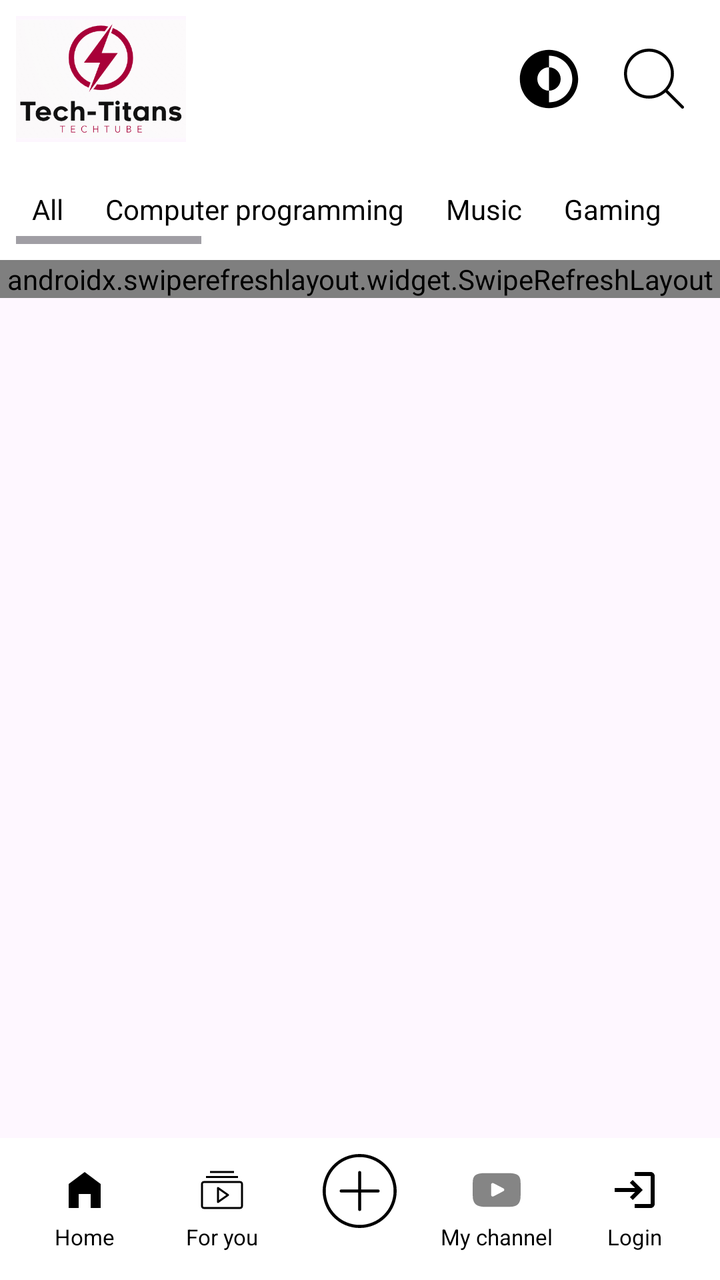
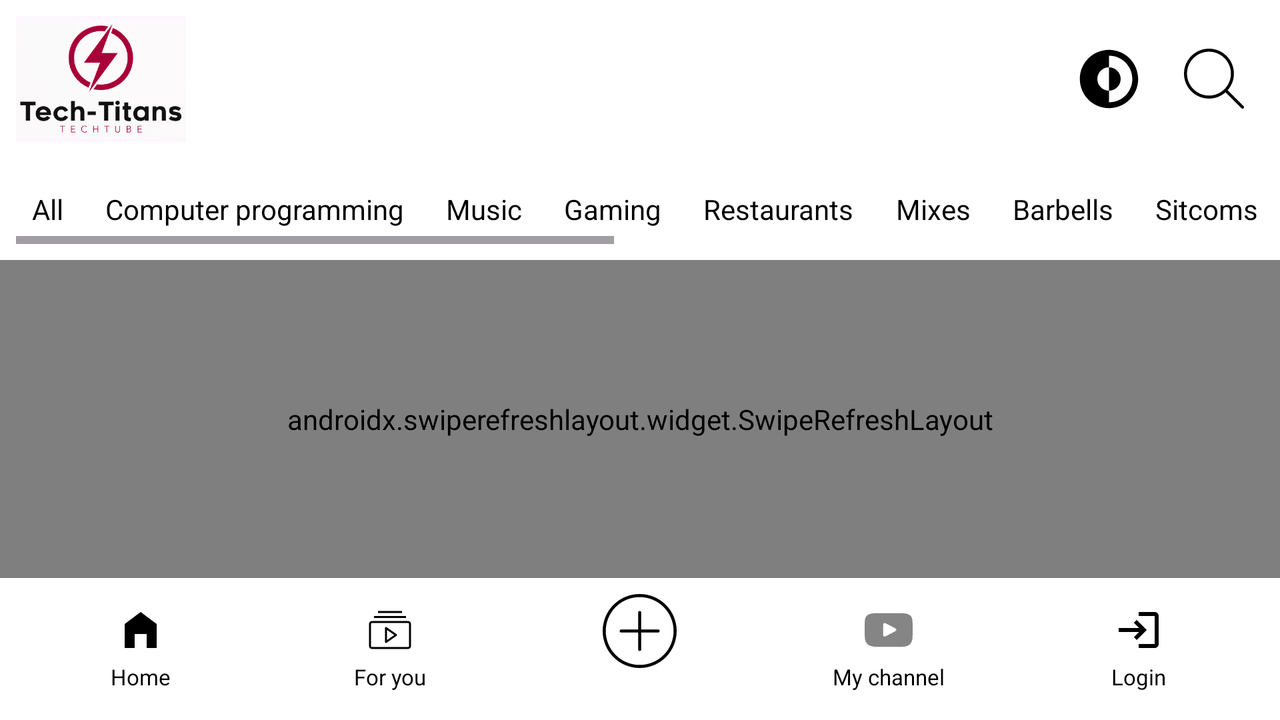

First picture: res/layout/ on a phone held upright. Second picture: the repository's own variant of that layout, on a device whose configuration matches the variant's folder. Source for both follows.
<!-- AndroidManifest.xml: application theme Theme.TechTitansApp -->
<!-- res/layout/activity_main.xml -->
<?xml version="1.0" encoding="utf-8"?>
<RelativeLayout xmlns:android="http://schemas.android.com/apk/res/android"
    xmlns:tools="http://schemas.android.com/tools"
    android:layout_width="match_parent"
    android:layout_height="match_parent"
    tools:context=".ui.mainActivity.MainActivity">

    <include
        android:id="@+id/header"
        layout="@layout/main_header"
        android:layout_width="match_parent"
        android:layout_height="wrap_content" />

    <include
        android:id="@+id/filters"
        layout="@layout/main_filters"
        android:layout_width="match_parent"
        android:layout_height="wrap_content"
        android:layout_below="@id/header" />

    <include
        android:id="@+id/video_scrolling"
        layout="@layout/main_video_scrolling"
        android:layout_width="match_parent"
        android:layout_height="wrap_content"
        android:layout_below="@id/filters" />

    <include
        android:id="@+id/menu_bar"
        layout="@layout/main_menu_bar"
        android:layout_width="match_parent"
        android:layout_height="wrap_content"
        android:layout_alignParentBottom="true" />
</RelativeLayout>
<!-- res/layout/main_header.xml (included above) -->
<RelativeLayout xmlns:android="http://schemas.android.com/apk/res/android"
    android:layout_width="match_parent"
    android:layout_height="wrap_content"
    android:background="@color/background"
    android:padding="8dp">

    
    <ImageView
        android:id="@+id/logo"
        android:layout_width="85dp"
        android:layout_height="63dp"
        android:layout_alignParentStart="true"
        android:layout_centerVertical="true"
        android:scaleType="centerCrop"
        android:src="@drawable/logo" />

    
    <ImageView
        android:id="@+id/dark_mode"
        android:layout_width="35dp"
        android:layout_height="35dp"
        android:layout_toStartOf="@id/search"
        android:layout_marginEnd="20dp"
        android:layout_centerVertical="true"
        android:src="@drawable/main_dark_mode_icon" />

    
    <ImageView
        android:id="@+id/search"
        android:layout_width="30dp"
        android:layout_height="30dp"
        android:layout_alignParentEnd="true"
        android:layout_marginEnd="10dp"
        android:layout_centerVertical="true"
        android:src="@drawable/search_icon" />

    
    <RelativeLayout
        android:id="@+id/search_layout"
        android:layout_width="match_parent"
        android:layout_height="wrap_content"
        android:layout_centerVertical="true"
        android:visibility="gone">

        
        <ImageView
            android:id="@+id/back_button"
            android:layout_width="50dp"
            android:layout_height="50dp"
            android:layout_alignParentStart="true"
            android:layout_centerVertical="true"
            android:src="@drawable/main_back_icon"
            android:layout_marginEnd="8dp"
            android:layout_marginStart="0dp"
            android:padding="8dp" />

        
        <EditText
            android:id="@+id/search_input"
            android:layout_width="0dp"
            android:layout_height="wrap_content"
            android:imeOptions="actionSearch"
            android:layout_toEndOf="@id/back_button"
            android:layout_centerVertical="true"
            android:layout_marginEnd="16dp"
            android:inputType="text"
            android:hint="@string/search_techtube"
            android:textColorHint="@color/text_primary"
            android:textColor="@color/text_primary"
            android:padding="8dp"
            android:background="@drawable/search_input_background"
            android:layout_alignParentEnd="true" />
    </RelativeLayout>

</RelativeLayout>
<!-- res/layout/main_filters.xml (included above) -->
<?xml version="1.0" encoding="utf-8"?>
<HorizontalScrollView xmlns:android="http://schemas.android.com/apk/res/android"
    android:layout_width="match_parent"
    android:layout_height="wrap_content"
    android:background="#FFFFFF"
    android:padding="8dp">

    <LinearLayout
        android:layout_width="wrap_content"
        android:layout_height="wrap_content"
        android:orientation="horizontal">

        <TextView
            android:id="@+id/all_filter"
            android:layout_width="wrap_content"
            android:layout_height="wrap_content"
            android:background="@drawable/main_filter_button_background_selector"
            android:padding="8dp"
            android:layout_marginEnd="5dp"
            android:text="All"
            android:textColor="#000000" />

        <TextView
            android:id="@+id/computer_programming_filter"
            android:layout_width="wrap_content"
            android:layout_height="wrap_content"
            android:background="@drawable/main_filter_button_background_selector"
            android:padding="8dp"
            android:layout_marginEnd="5dp"
            android:text="Computer programming"
            android:textColor="#000000" />

        <TextView
            android:id="@+id/music_filter"
            android:layout_width="wrap_content"
            android:layout_height="wrap_content"
            android:background="@drawable/main_filter_button_background_selector"
            android:padding="8dp"
            android:layout_marginEnd="5dp"
            android:text="Music"
            android:textColor="#000000" />

        <TextView
            android:id="@+id/gaming_filter"
            android:layout_width="wrap_content"
            android:layout_height="wrap_content"
            android:background="@drawable/main_filter_button_background_selector"
            android:padding="8dp"
            android:layout_marginEnd="5dp"
            android:text="Gaming"
            android:textColor="#000000" />

        <TextView
            android:id="@+id/restaurants_filter"
            android:layout_width="wrap_content"
            android:layout_height="wrap_content"
            android:background="@drawable/main_filter_button_background_selector"
            android:padding="8dp"
            android:layout_marginEnd="5dp"
            android:text="Restaurants"
            android:textColor="#000000" />

        <TextView
            android:id="@+id/mixes_filter"
            android:layout_width="wrap_content"
            android:layout_height="wrap_content"
            android:background="@drawable/main_filter_button_background_selector"
            android:padding="8dp"
            android:layout_marginEnd="5dp"
            android:text="Mixes"
            android:textColor="#000000" />

        <TextView
            android:id="@+id/barbells_filter"
            android:layout_width="wrap_content"
            android:layout_height="wrap_content"
            android:background="@drawable/main_filter_button_background_selector"
            android:padding="8dp"
            android:layout_marginEnd="5dp"
            android:text="Barbells"
            android:textColor="#000000" />

        <TextView
            android:id="@+id/sitcoms_filter"
            android:layout_width="wrap_content"
            android:layout_height="wrap_content"
            android:background="@drawable/main_filter_button_background_selector"
            android:padding="8dp"
            android:layout_marginEnd="5dp"
            android:text="Sitcoms"
            android:textColor="#000000" />

        <TextView
            android:id="@+id/satire_filter"
            android:layout_width="wrap_content"
            android:layout_height="wrap_content"
            android:background="@drawable/main_filter_button_background_selector"
            android:padding="8dp"
            android:layout_marginEnd="5dp"
            android:text="Satire"
            android:textColor="#000000" />

        <TextView
            android:id="@+id/brawl_stars_filter"
            android:layout_width="wrap_content"
            android:layout_height="wrap_content"
            android:background="@drawable/main_filter_button_background_selector"
            android:padding="8dp"
            android:layout_marginEnd="5dp"
            android:text="Brawl Stars"
            android:textColor="#000000" />

        <TextView
            android:id="@+id/functions_filter"
            android:layout_width="wrap_content"
            android:layout_height="wrap_content"
            android:background="@drawable/main_filter_button_background_selector"
            android:padding="8dp"
            android:layout_marginEnd="5dp"
            android:text="Functions"
            android:textColor="#000000" />

        <TextView
            android:id="@+id/playlists_filter"
            android:layout_width="wrap_content"
            android:layout_height="wrap_content"
            android:background="@drawable/main_filter_button_background_selector"
            android:padding="8dp"
            android:layout_marginEnd="5dp"
            android:text="Playlists"
            android:textColor="#000000" />

        <TextView
            android:id="@+id/uefa_champions_league_filter"
            android:layout_width="wrap_content"
            android:layout_height="wrap_content"
            android:background="@drawable/main_filter_button_background_selector"
            android:padding="8dp"
            android:layout_marginEnd="5dp"
            android:text="UEFA Champions League"
            android:textColor="#000000" />

        <TextView
            android:id="@+id/cdj_filter"
            android:layout_width="wrap_content"
            android:layout_height="wrap_content"
            android:background="@drawable/main_filter_button_background_selector"
            android:padding="8dp"
            android:layout_marginEnd="5dp"
            android:text="CDJ"
            android:textColor="#000000" />

        <TextView
            android:id="@+id/news_filter"
            android:layout_width="wrap_content"
            android:layout_height="wrap_content"
            android:background="@drawable/main_filter_button_background_selector"
            android:padding="8dp"
            android:layout_marginEnd="5dp"
            android:text="News"
            android:textColor="#000000" />

        <TextView
            android:id="@+id/live_filter"
            android:layout_width="wrap_content"
            android:layout_height="wrap_content"
            android:background="@drawable/main_filter_button_background_selector"
            android:padding="8dp"
            android:layout_marginEnd="5dp"
            android:text="Live"
            android:textColor="#000000" />

        <TextView
            android:id="@+id/sports_filter"
            android:layout_width="wrap_content"
            android:layout_height="wrap_content"
            android:background="@drawable/main_filter_button_background_selector"
            android:padding="8dp"
            android:layout_marginEnd="5dp"
            android:text="Sports"
            android:textColor="#000000" />
    </LinearLayout>
</HorizontalScrollView>
<!-- res/layout/main_video_scrolling.xml (included above) -->
<?xml version="1.0" encoding="utf-8"?>
<androidx.swiperefreshlayout.widget.SwipeRefreshLayout
    xmlns:android="http://schemas.android.com/apk/res/android"
    android:layout_width="match_parent"
    android:layout_height="wrap_content"
    android:id="@+id/swipeRefreshLayout"
    android:textColor="@color/text_primary">

    <androidx.recyclerview.widget.RecyclerView
        android:id="@+id/lstVideos"
        android:layout_width="match_parent"
        android:layout_height="wrap_content">

    </androidx.recyclerview.widget.RecyclerView>

</androidx.swiperefreshlayout.widget.SwipeRefreshLayout>
<!-- res/layout/main_menu_bar.xml (included above) -->
<?xml version="1.0" encoding="utf-8"?>
<LinearLayout
    xmlns:android="http://schemas.android.com/apk/res/android"
    xmlns:app="http://schemas.android.com/apk/res-auto"
    android:layout_width="match_parent"
    android:layout_height="wrap_content"
    android:orientation="horizontal"
    android:background="@color/background"
    android:gravity="center"
    android:padding="8dp">

    
    <TextView
        android:id="@+id/home"
        android:layout_width="0dp"
        android:layout_height="wrap_content"
        android:layout_weight="1"
        android:drawablePadding="4dp"
        android:gravity="center"
        android:text="@string/home"
        android:textColor="@color/text_primary"
        android:textSize="11sp"
        app:drawableTopCompat="@drawable/home_icon" />

    
    <TextView
        android:id="@+id/shorts"
        android:layout_width="0dp"
        android:layout_height="wrap_content"
        android:layout_weight="1"
        android:drawablePadding="4dp"
        android:gravity="center"
        android:text="@string/for_you"
        android:textColor="@color/text_primary"
        android:textSize="11sp"
        app:drawableTopCompat="@drawable/subscriptions_icon" />

    
    <ImageView
        android:id="@+id/add"
        android:layout_width="0dp"
        android:layout_height="55dp"
        android:layout_weight="1"
        android:paddingBottom="18dp"
        android:src="@drawable/main_add_new_video_icon"
        android:contentDescription="@string/add_new_video" />

    
    <TextView
        android:id="@+id/mychannel"
        android:layout_width="0dp"
        android:layout_height="wrap_content"
        android:layout_weight="1"
        android:drawablePadding="4dp"
        android:gravity="center"
        android:text="My channel"
        android:textColor="@color/text_primary"
        android:textSize="11sp"
        app:drawableTopCompat="@drawable/for_you_icon"
        />

    
    <LinearLayout
        android:id="@+id/profile_section"
        android:layout_width="0dp"
        android:layout_height="wrap_content"
        android:layout_weight="1"
        android:orientation="vertical"
        android:gravity="center"
        android:visibility="gone">

        
        <de.hdodenhof.circleimageview.CircleImageView
            android:id="@+id/profile_picture"
            android:layout_width="30dp"
            android:layout_height="30dp"
            android:layout_marginBottom="5dp"
            android:contentDescription="@string/profile_picture" />

        
        <TextView
            android:id="@+id/logout_text"
            android:layout_width="wrap_content"
            android:layout_height="wrap_content"
            android:gravity="center"
            android:text="@string/logout"
            android:textColor="@color/text_primary"
            android:textSize="11sp" />
    </LinearLayout>

    
    <TextView
        android:id="@+id/login"
        android:layout_width="0dp"
        android:layout_height="wrap_content"
        android:layout_weight="1"
        android:drawablePadding="4dp"
        android:gravity="center"
        android:text="@string/login"
        android:textColor="@color/text_primary"
        android:textSize="11sp"
        app:drawableTopCompat="@drawable/ic_login" />
</LinearLayout>
<!-- resources referenced by this layout -->
<resources>
  <color name="background">#FFFFFF</color>
  <color name="text_primary">#000000</color>
  <!-- drawable home_icon (drawable-anydpi) -->
  <vector xmlns:android="http://schemas.android.com/apk/res/android"
      android:width="24dp"
      android:height="24dp"
      android:viewportWidth="24"
      android:viewportHeight="24">
    <path
        android:fillColor="@color/text_primary"
        android:pathData="M12,3L4,9v12h5v-7h6v7h5V9z"/>
  </vector>
  <!-- drawable ic_login (drawable-anydpi) -->
  <vector xmlns:android="http://schemas.android.com/apk/res/android"
      android:width="24dp"
      android:height="24dp"
      android:viewportWidth="24"
      android:viewportHeight="24"
      android:autoMirrored="true">
    <path
        android:fillColor="@color/text_primary"
        android:pathData="M11,7L9.6,8.4l2.6,2.6H2v2h10.2l-2.6,2.6L11,17l5,-5L11,7zM20,19h-8v2h8c1.1,0 2,-0.9 2,-2V5c0,-1.1 -0.9,-2 -2,-2h-8v2h8V19z"/>
  </vector>
  <!-- drawable main_add_new_video_icon (drawable-anydpi) -->
  <vector xmlns:android="http://schemas.android.com/apk/res/android"
      android:width="24dp"
      android:height="24dp"
      android:viewportWidth="1024"
      android:viewportHeight="1024">
    <path
        android:fillColor="@color/text_primary"
        android:pathData="M512,1024a512,512 0,1 1,512 -512,512 512,0 0,1 -512,512zM512,42.7a469.3,469.3 0,1 0,469.3 469.3A469.3,469.3 0,0 0,512 42.7zM768,533.3L533.3,533.3v234.7a21.3,21.3 0,0 1,-42.7 0L490.7,533.3L256,533.3a21.3,21.3 0,0 1,0 -42.7h234.7L490.7,256a21.3,21.3 0,0 1,42.7 0v234.7h234.7a21.3,21.3 0,0 1,0 42.7z"/>
  </vector>
  <!-- drawable main_filter_button_background_selector (drawable) -->
  <?xml version="1.0" encoding="utf-8"?>
  <selector xmlns:android="http://schemas.android.com/apk/res/android">
      <item android:state_pressed="true" android:drawable="@drawable/main_filter_button_background_pressed"/>
      <item android:state_selected="true" android:drawable="@drawable/main_filter_button_background_pressed"/>
      <item android:drawable="@drawable/main_filter_button_background_default"/>
  </selector>
  <!-- drawable search_input_background (drawable) -->
  <?xml version="1.0" encoding="utf-8"?>
  <shape xmlns:android="http://schemas.android.com/apk/res/android">
      <solid android:color="#FFFFFF"/> 
      <corners android:radius="8dp"/> 
      <stroke
          android:width="1dp"
          android:color="#CCCCCC"/> 
      <padding
          android:left="8dp"
          android:top="8dp"
          android:right="8dp"
          android:bottom="8dp"/> 
  </shape>
  <string name="add_new_video" />
  <string name="for_you">For you</string>
  <string name="home">Home</string>
  <string name="login">Login</string>
  <string name="logout">Logout</string>
  <string name="profile_picture" />
  <string name="search_techtube">Search TechTube</string>
  <style name="Theme.TechTitansApp" parent="Base.Theme.TechTitansApp" />
  <!-- drawable main_filter_button_background_pressed (drawable) -->
  <?xml version="1.0" encoding="utf-8"?>
  <shape xmlns:android="http://schemas.android.com/apk/res/android" android:shape="rectangle">
      <solid android:color="@color/main_filters_background_pressed"/> 
      <corners android:radius="16dp"/> 
  </shape>
  <!-- drawable main_filter_button_background_default (drawable) -->
  <?xml version="1.0" encoding="utf-8"?>
  <shape xmlns:android="http://schemas.android.com/apk/res/android" android:shape="rectangle">
      <solid android:color="@color/main_filters_background"/> 
      <corners android:radius="16dp"/> 
  </shape>
  <style name="Base.Theme.TechTitansApp" parent="Theme.Material3.DayNight.NoActionBar">
          
          
      </style>
  <color name="main_filters_background_pressed">#686768</color>
  <color name="main_filters_background">#323131</color>
</resources>
<!-- res/layout-land/activity_main.xml (the author's variant of the layout above) -->
<!-- drawn on the phone turned sideways -->
<RelativeLayout xmlns:android="http://schemas.android.com/apk/res/android"
    xmlns:tools="http://schemas.android.com/tools"
    android:layout_width="match_parent"
    android:layout_height="match_parent"
    tools:context=".ui.mainActivity.MainActivity">

    
    <include
        android:id="@+id/header"
        layout="@layout/main_header"
        android:layout_width="match_parent"
        android:layout_height="wrap_content" />

    
    <include
        android:id="@+id/filters"
        layout="@layout/main_filters"
        android:layout_width="match_parent"
        android:layout_height="wrap_content"
        android:layout_below="@id/header" />

    
    <include
        android:id="@+id/video_scrolling"
        layout="@layout/main_video_scrolling"
        android:layout_width="match_parent"
        android:layout_height="wrap_content"
        android:layout_below="@id/filters"
        android:layout_above="@id/menu_bar"/>

    
    <include
        android:id="@+id/menu_bar"
        layout="@layout/main_menu_bar"
        android:layout_width="match_parent"
        android:layout_height="wrap_content"
        android:layout_alignParentBottom="true" />
</RelativeLayout>
